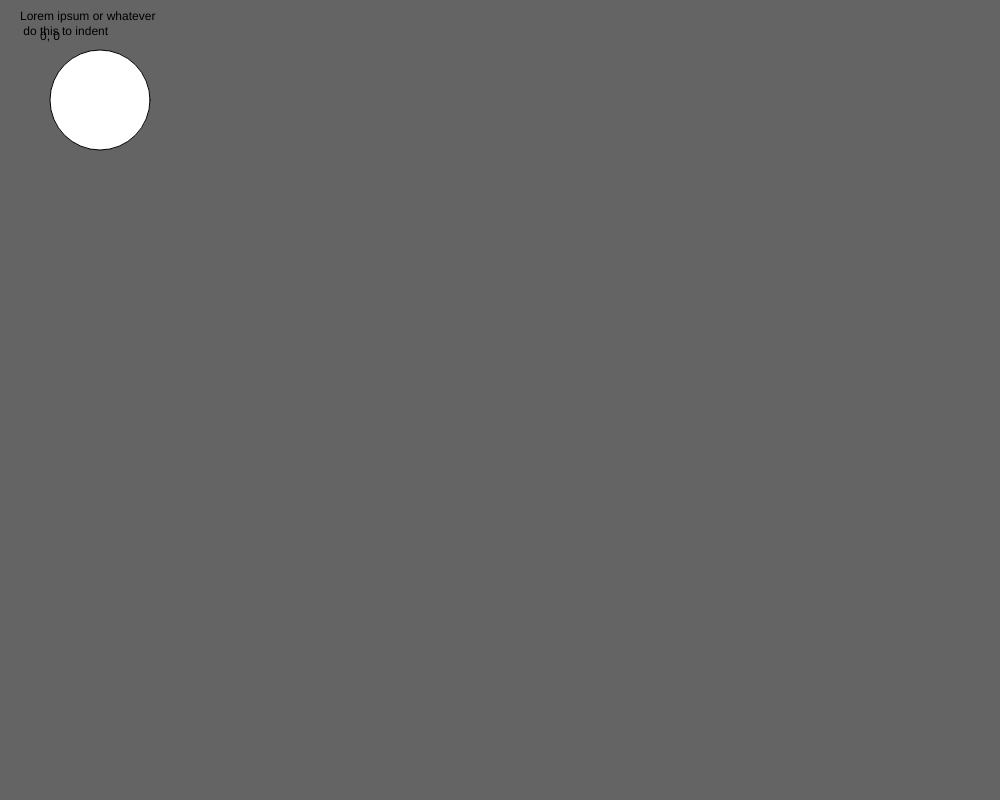
Frame 1 (no input)
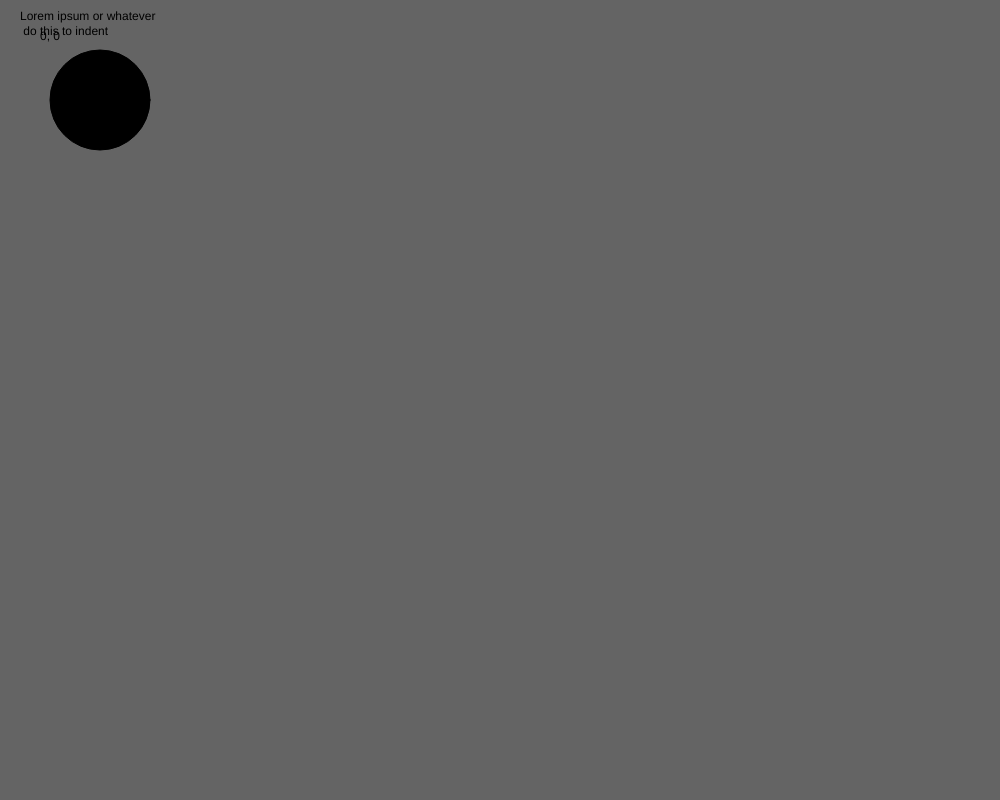
Frame 60 (no input)
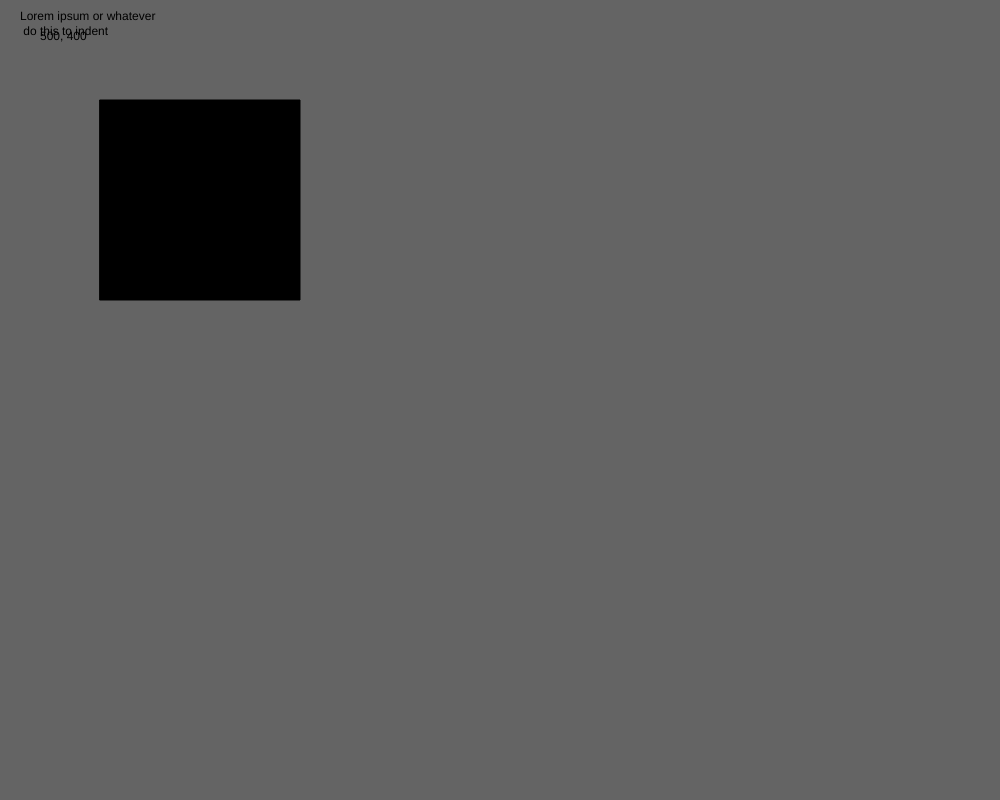
Frame 120 (the mouse pressed at the canvas centre since frame 60)

The p5.js sketch that drew these frames (run headless with seeded random() and noise() and a simulated clock; from frame 60 on, the mouse is pressed at the canvas centre):

// p5.js sketch
// ── sketch.js
function setup() {
  createCanvas(1000, 800);
  rectMode(CENTER);
  ellipseMode(CENTER);

}



function draw() {

  background(100);


  if (mouseIsPressed) {
    // stuff that shows when the mouse is pressed
    rect(200, 200, 200, 200);

  } else {
    // when the mouse isn't pressed!
    ellipse(100, 100, 100, 100)

  }



  // this shows mouse location - comment it out when you're done!

  fill(0);
  text(mouseX + ", " + mouseY, 40, 40);

  text('Lorem ipsum or whatever \n do this to indent', 20, 20) ;

  // escape character, basically quotes ur words \ \
  //back slash n indents \n
}






// record the mouse location in console when clicked
function mouseReleased() {
  print(mouseX + ", " + mouseY);
}
